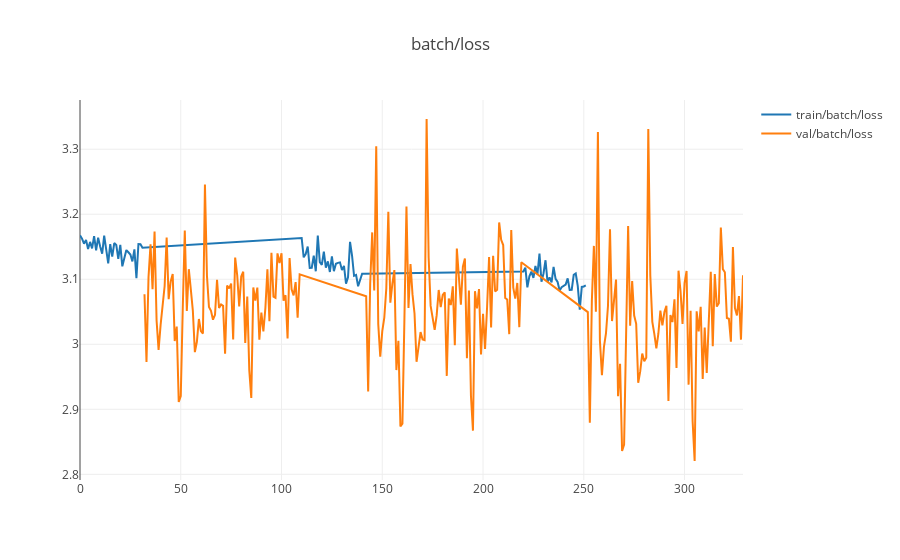
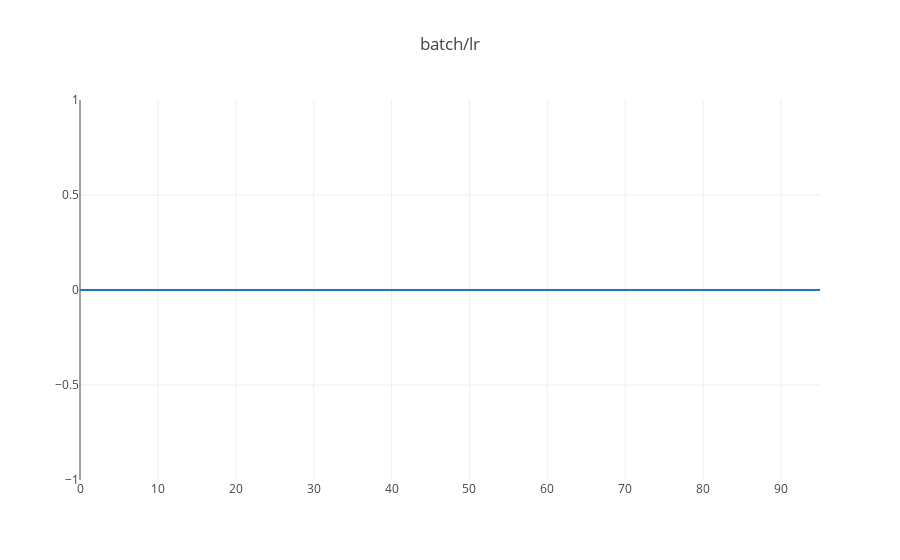

The notebook cell saved with these charts, in order:
### Code cell
keker.plot_kek(logdir="logdir")

### Figure 1 — Plotly figure (JSON) as saved in the notebook; plotly's stock layout.template omitted (floating-point values rounded to 4 significant figures; data arrays with more than 128 entries replaced by an {"elided": "..."} marker saying what was removed)
{"data": [{"name": "train/batch/loss", "type": "scatter", "uid": "6e9aae70-9108-48f8-9079-65ecea75af04", "x": [0, 1, 2, 3, 4, 5, 6, 7, 8, 9, 10, 11, 12, 13, 14, 15, 16, 17, 18, 19, 20, 21, 22, 23, 24, 25, 26, 27, 28, 29, 30, 31, 110, 111, 112, 113, 114, 115, 116, 117, 118, 119, 120, 121, 122, 123, 124, 125, 126, 127, 128, 129, 130, 131, 132, 133, 134, 135, 136, 137, 138, 139, 140, 141, 220, 221, 222, 223, 224, 225, 226, 227, 228, 229, 230, 231, 232, 233, 234, 235, 236, 237, 238, 239, 240, 241, 242, 243, 244, 245, 246, 247, 248, 249, 250, 251], "y": [3.167, 3.163, 3.155, 3.161, 3.147, 3.157, 3.147, 3.166, 3.145, 3.164, 3.15, 3.139, 3.167, 3.141, 3.125, 3.154, 3.135, 3.156, 3.153, 3.131, 3.153, 3.12, 3.133, 3.145, 3.142, 3.138, 3.127, 3.146, 3.102, 3.154, 3.154, 3.149, 3.163, 3.134, 3.139, 3.15, 3.117, 3.118, 3.136, 3.112, 3.167, 3.126, 3.122, 3.143, 3.118, 3.128, 3.111, 3.135, 3.112, 3.124, 3.125, 3.126, 3.114, 3.121, 3.093, 3.103, 3.157, 3.136, 3.105, 3.107, 3.089, 3.099, 3.109, 3.109, 3.112, 3.118, 3.087, 3.105, 3.112, 3.102, 3.121, 3.108, 3.139, 3.096, 3.109, 3.129, 3.096, 3.103, 3.095, 3.119, 3.101, 3.096, 3.083, 3.088, 3.09, 3.092, 3.101, 3.083, 3.084, 3.107, 3.109, 3.09, 3.053, 3.088, 3.089, 3.09]}, {"name": "val/batch/loss", "type": "scatter", "uid": "0caab848-81f0-4c1b-ae8c-d97ef979dae8", "x": {"elided": "234 int values"}, "y": {"elided": "234 float values"}}], "layout": {"title": {"text": "batch/loss"}, "yaxis": {"hoverformat": ".6f"}}}

### Figure 2 — Plotly figure (JSON) as saved in the notebook; plotly's stock layout.template omitted (floating-point values rounded to 4 significant figures)
{"data": [{"name": "train/batch/lr", "type": "scatter", "uid": "18e96ba1-375c-48ba-b189-e85bb33a9d48", "x": [0, 1, 2, 3, 4, 5, 6, 7, 8, 9, 10, 11, 12, 13, 14, 15, 16, 17, 18, 19, 20, 21, 22, 23, 24, 25, 26, 27, 28, 29, 30, 31, 32, 33, 34, 35, 36, 37, 38, 39, 40, 41, 42, 43, 44, 45, 46, 47, 48, 49, 50, 51, 52, 53, 54, 55, 56, 57, 58, 59, 60, 61, 62, 63, 64, 65, 66, 67, 68, 69, 70, 71, 72, 73, 74, 75, 76, 77, 78, 79, 80, 81, 82, 83, 84, 85, 86, 87, 88, 89, 90, 91, 92, 93, 94, 95], "y": [1e-05, 1e-05, 1e-05, 1e-05, 1e-05, 1e-05, 1e-05, 1e-05, 1e-05, 1e-05, 1e-05, 1e-05, 1e-05, 1e-05, 1e-05, 1e-05, 1e-05, 1e-05, 1e-05, 1e-05, 1e-05, 1e-05, 1e-05, 1e-05, 1e-05, 1e-05, 1e-05, 1e-05, 1e-05, 1e-05, 1e-05, 1e-05, 1e-05, 1e-05, 1e-05, 1e-05, 1e-05, 1e-05, 1e-05, 1e-05, 1e-05, 1e-05, 1e-05, 1e-05, 1e-05, 1e-05, 1e-05, 1e-05, 1e-05, 1e-05, 1e-05, 1e-05, 1e-05, 1e-05, 1e-05, 1e-05, 1e-05, 1e-05, 1e-05, 1e-05, 1e-05, 1e-05, 1e-05, 1e-05, 1e-05, 1e-05, 1e-05, 1e-05, 1e-05, 1e-05, 1e-05, 1e-05, 1e-05, 1e-05, 1e-05, 1e-05, 1e-05, 1e-05, 1e-05, 1e-05, 1e-05, 1e-05, 1e-05, 1e-05, 1e-05, 1e-05, 1e-05, 1e-05, 1e-05, 1e-05, 1e-05, 1e-05, 1e-05, 1e-05, 1e-05, 1e-05]}], "layout": {"title": {"text": "batch/lr"}, "yaxis": {"hoverformat": ".6f"}}}
